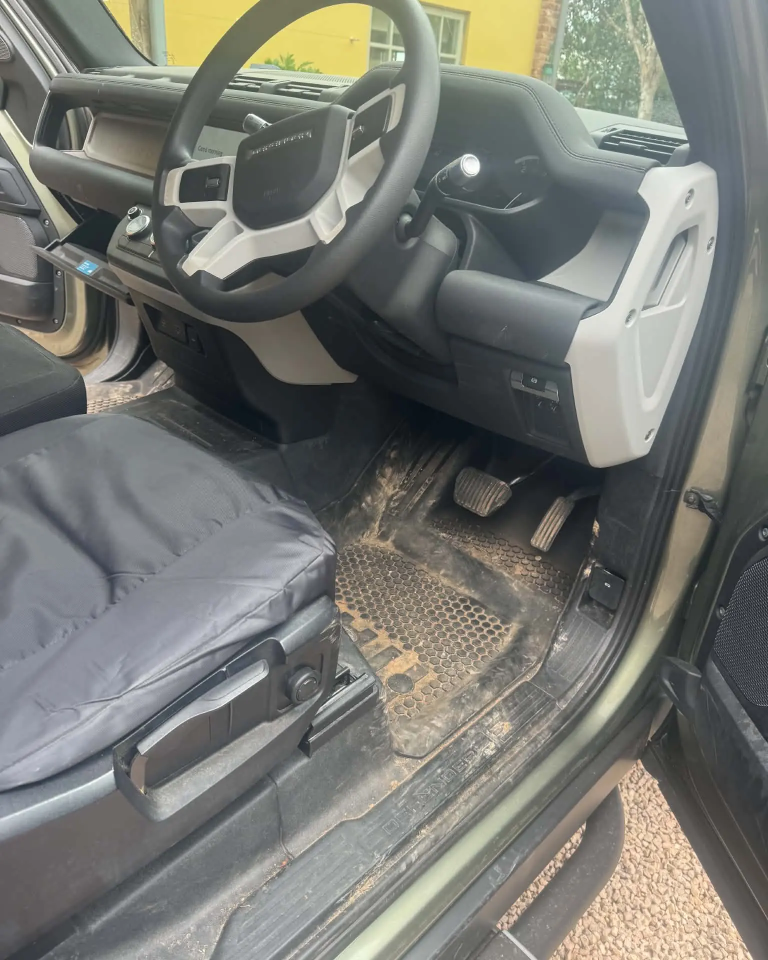
#> input picture dist/img/ba__before-1-ba1536.webp, 1536 x 1920 px (shown at 1/2 size)
$ python -i build.py   (imports and definitions only)
#> lines starting #> are read from the running program, lines starting #| are printed output that depends on the picture; after the words box and inside, x2 and y2 are one past the last pixel; in counts of white or black regions, pixels touching at a corner belong together
#> further down, picture is the input picture: PIL image 1536x1920 RGB; mean R, G, B 119.7, 121, 115.4
#!/usr/bin/env python3
"""
Static site generator for Ash's Vehicle Valet and Detailing Ltd.

Zero runtime dependencies beyond Pillow. Reads JSON data + HTML partials from
src/ and writes a flat, deployable site to dist/.

    python3 build.py            build once
    python3 build.py --serve    build, then serve dist/ on :8000
    python3 build.py --clean    wipe caches and rebuild from scratch
    python3 build.py --preview  build a share-safe copy (noindex) for review
    python3 build.py --preview --zip
                                ...and package it as a zip ready to drop on Netlify

Everything price-related comes from src/data/pricing.json. Nothing is
hard-coded in a template, so changing a price is a one-line edit in one file.
"""

from __future__ import annotations

import html
import json
import re
import shutil
import sys
from dataclasses import dataclass
from pathlib import Path

try:
    from PIL import Image
except ImportError:
    sys.exit("Pillow is required:  python3 -m pip install pillow")

Image.MAX_IMAGE_PIXELS = None

ROOT = Path(__file__).parent
SRC = ROOT / "src"
DATA = SRC / "data"
TPL = SRC / "templates"
DIST = ROOT / "dist"

# Responsive widths. Never upscales past the source width — the supplied
# photography is low-resolution web copies, and upscaling only wastes bytes.
WIDTHS = [400, 700, 1000, 1400, 1900]
WEBP_QUALITY = 78

# `--preview` builds a share-safe copy: search engines are told to stay away so
# a preview URL can never be indexed and compete with the real site.
PREVIEW = "--preview" in sys.argv


# --------------------------------------------------------------------------
# data
# --------------------------------------------------------------------------

def load(name: str):
    return json.loads((DATA / f"{name}.json").read_text(encoding="utf-8"))


# [12 lines not run here, left out]

# [1 line that did not run here, left out]


# --------------------------------------------------------------------------
# tiny template engine
#   {{ key }}          -> escaped substitution
#   {{{ key }}}        -> raw substitution (pre-built HTML)
#   {{> partial }}     -> include src/templates/_partial.html
# --------------------------------------------------------------------------

_PARTIAL_CACHE: dict[str, str] = {}


# [22 lines left out: functions partial, render, not called in this run]


def e(text) -> str:
    return html.escape(str(text), quote=True)


# [17 lines left out: functions money, markdown_lite, not called in this run]


# --------------------------------------------------------------------------
# image pipeline
# --------------------------------------------------------------------------

@dataclass
class Img:
    srcset: str
    fallback: str
    width: int
    height: int


_IMG_CACHE: dict[str, Img] = {}


# [87 lines left out: functions process_image, cropped, _redact, not called in this run]


def _trim_letterbox(im: "Image.Image") -> "Image.Image":
    """Strip near-black bars from screenshots that were padded to a fixed frame."""
    from PIL import ImageChops
    bg = Image.new("RGB", im.size, (0, 0, 0))
#> bg: PIL image 1536x1920 RGB; every value is 0
    mask = ImageChops.difference(im, bg).convert("L").point(lambda p: 255 if p > 18 else 0)
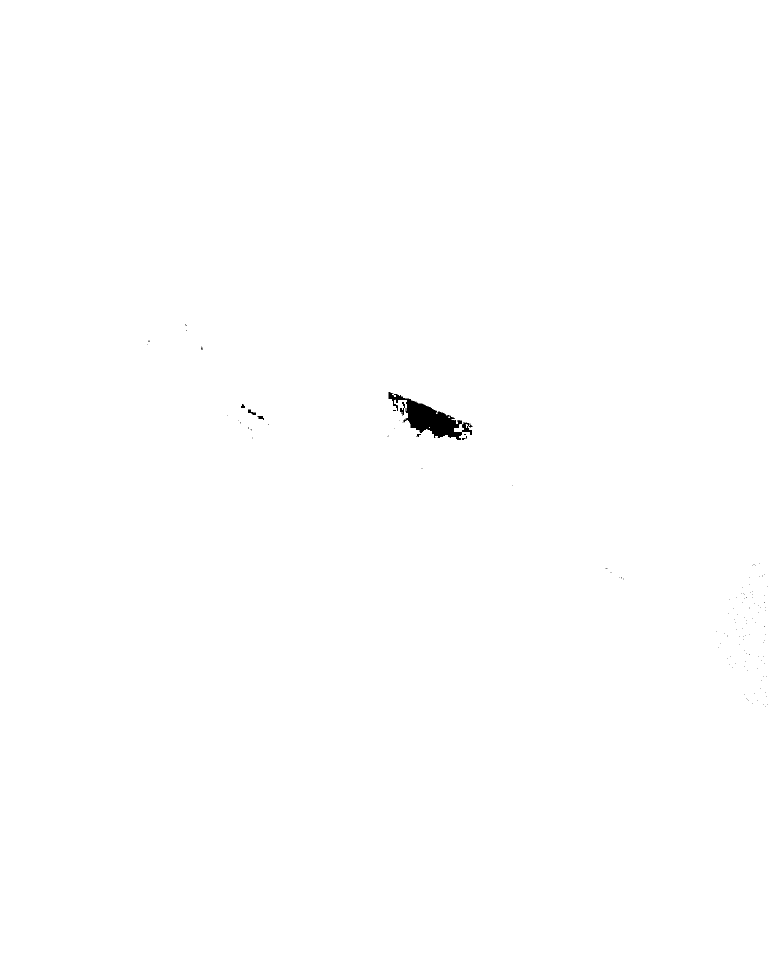
#> mask: PIL image 1536x1920 L (shown at 1/2 size); 99.8% white; 122 black regions (115 under 20 px), largest, box (x1, y1, x2, y2) and area: (777, 784, 946, 880) 5695, (800, 804, 810, 832) 121, (496, 819, 512, 830) 88
    box = mask.getbbox()
#> box = (0, 0, 1536, 1920)
    return im.crop(box) if box else im


# [361 lines left out: functions ba_image, booking_options, options_map, configurator, before_after, hero_picture and 7 more, not called in this run]


# --------------------------------------------------------------------------
# page shell
# --------------------------------------------------------------------------

PAGES: list[dict] = []
# Every index.html written this run. Anything else in dist/ is a page that used
# to exist and no longer does — see prune_stale_pages().
WRITTEN_PAGES: set[Path] = set()


# [230 lines left out: functions phead_bg, write_page, nav_html, mobile_nav_html, mega_html, stars and 6 more, not called in this run]


# --------------------------------------------------------------------------
# build
# --------------------------------------------------------------------------

ASSET_V: dict[str, str] = {}


# [188 lines left out: functions copy_static, write_icons, prune_stale_pages, write_headers, write_redirects, write_sitemap and 1 more, not called in this run]


# [2 lines not run here, left out]

>>> from PIL import Image
>>> picture = Image.open('dist/img/ba__before-1-ba1536.webp')
>>> result = _trim_letterbox(picture)

$ run again, on dist/img/ba__before-4-3-ba1536.webp
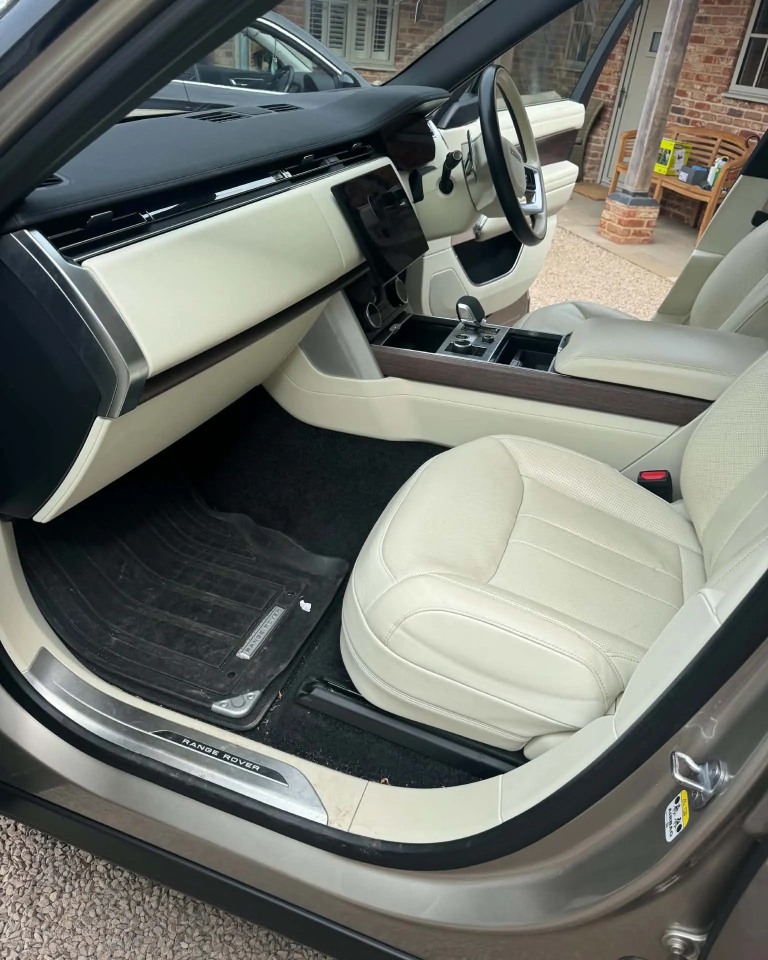
#> input picture dist/img/ba__before-4-3-ba1536.webp, 1536 x 1920 px (shown at 1/2 size)
#> picture is the input picture: PIL image 1536x1920 RGB; mean R, G, B 111.1, 114.2, 107.8
#> bg: PIL image 1536x1920 RGB; every value is 0
#> in _trim_letterbox, `mask = ImageChops.difference(im, bg).convert("L").point(lambda p: 255 ..`:
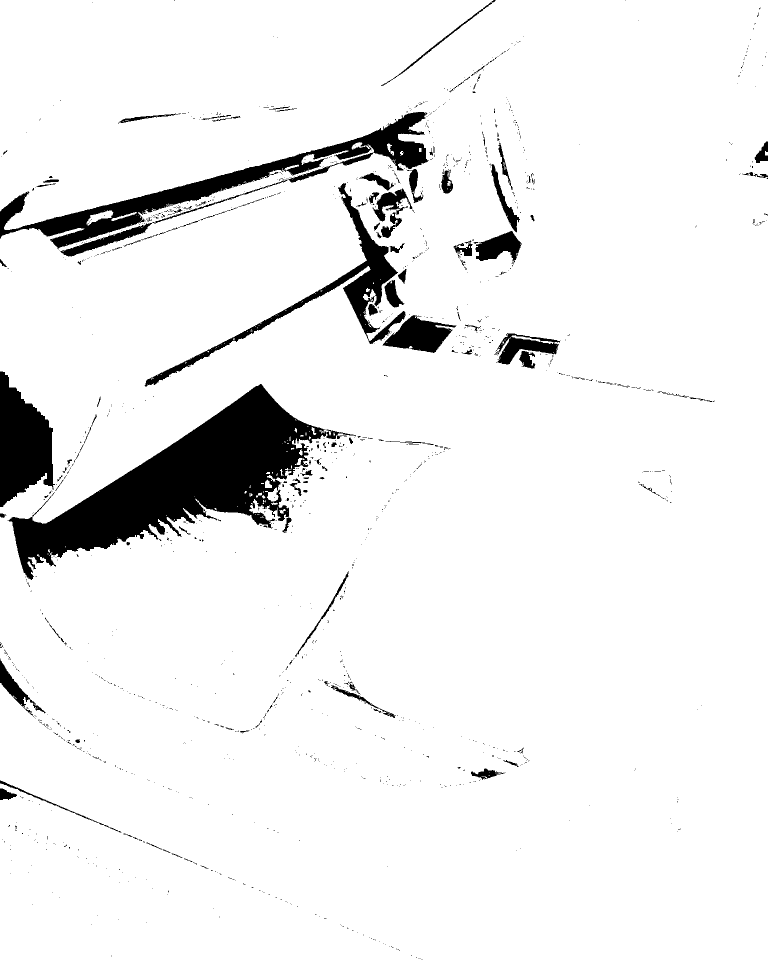
#> mask: PIL image 1536x1920 L (shown at 1/2 size); 93.3% white; 1459 black regions (1321 under 20 px), largest, box (x1, y1, x2, y2) and area: (15, 768, 652, 1160) 85344, (0, 224, 858, 499) 32671, (0, 743, 110, 1014) 19189
#> box = (0, 0, 1536, 1920)
